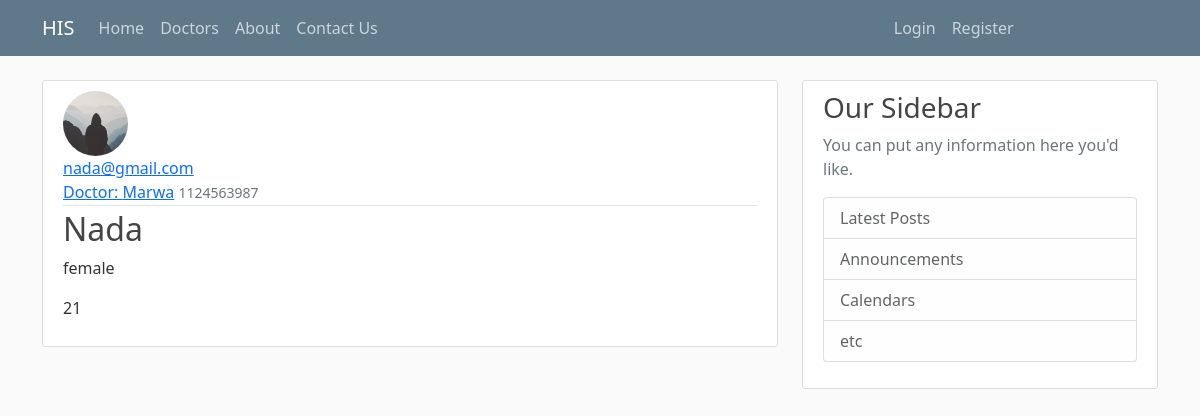
Before: /patient/2 with the older database file.
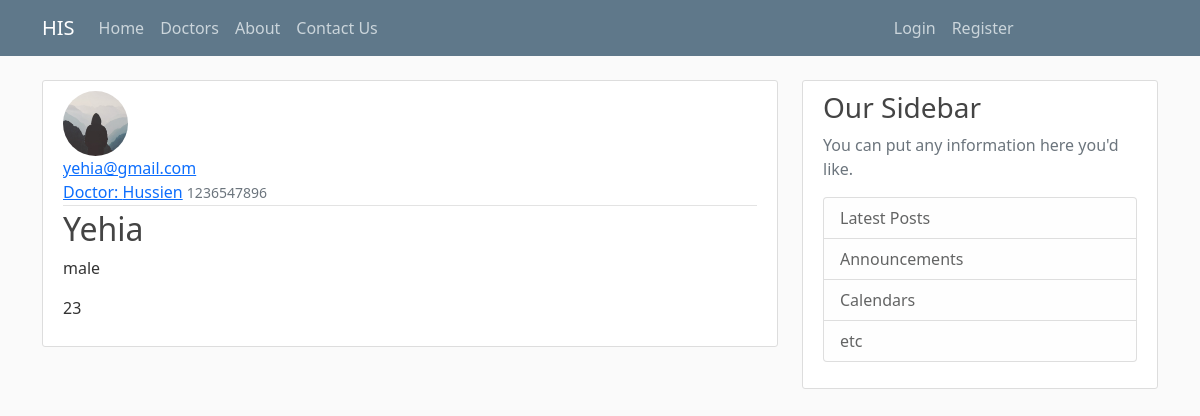
After: the same page with the newer database file.
### his/models.py (models this page shows, shortened)
class Patient(db.Model):
    id = db.Column(db.Integer, primary_key=True)
    username = db.Column(db.String(20), unique=True, nullable=False)
    email = db.Column(db.String(120), unique=True, nullable=False)
    image_file = db.Column(db.String(20), nullable=False, default='default.jpg')
    password = db.Column(db.String(60), nullable=False)
    mobile_number = db.Column(db.Integer, nullable=False)
    gender = db.Column(db.String(10), nullable=False)
    age = db.Column(db.Integer, nullable=False)
    doctor_id = db.Column(db.Integer, db.ForeignKey('doctor.id'), nullable=False)

class Doctor(db.Model, UserMixin):
    id = db.Column(db.Integer, primary_key=True)
    username = db.Column(db.String(20), unique=True, nullable=False)
    email = db.Column(db.String(120), unique=True, nullable=False)
    image_file = db.Column(db.String(20), nullable=False, default='default.jpg')
    password = db.Column(db.String(60), nullable=False)
    mobile_number = db.Column(db.Integer, nullable=False)
    gender = db.Column(db.String(6), nullable=False)
    age = db.Column(db.Integer, nullable=False)
    patients = db.relationship('Patient', backref='author', lazy=True)

### his/routes.py (the view)
@app.route("/patient/<int:patient_id>")
def patient(patient_id):
    patient = Patient.query.get_or_404(patient_id)
    return render_template('patient.html', title=patient.username, patient=patient)

### his/templates/patient.html (shortened to what this page needs)
{% extends "layout.html" %}
{% block content %}
    <article class="media content-section">
        <img class="rounded-circle article-img" src="{{ url_for('static', filename='profile_pics/' + patient.image_file) }}">
        <div class="media-body">
            <div class="article-metadata">
                <a class="mr-2">{{ patient.email }}</a></br>
                <a class="mr-2" href="{{ url_for('doctor_patients', username=patient.author.username) }}">Doctor: {{ patient.author.username }}</a>
                <small class="text-muted">{{ patient.mobile_number }}</small>
            </div>
            <h2 class="article-title">{{ patient.username }}</a></h2>
            <p class="article-content">{{ patient.gender }}</p>
            <p class="article-content">{{ patient.age }}</p>
        </div>
    </article>
{% endblock content %}

### his/templates/layout.html (shortened to what this page needs)
<!DOCTYPE html>
<html lang="en">
<head>
    <link href="https://cdn.jsdelivr.net/npm/bootstrap@5.0.0-beta1/dist/css/bootstrap.min.css" rel="stylesheet"
>
    <link rel="stylesheet" type="text/css" href="{{ url_for('static', filename='main.css') }}">
</head>
<body>
    <header class="site-header">
        <nav class="navbar navbar-expand-md navbar-dark bg-steel fixed-top">
            <div class="container">
                <a class="navbar-brand mr-4" href="/">HIS</a>
                <div class="collapse navbar-collapse" id="navbarToggle">
                    <div class="navbar-nav mr-auto">
                        <a class="nav-item nav-link" href="{{ url_for('home') }}">Home</a>
                        <a class="nav-item nav-link" href="{{ url_for('doctors') }}">Doctors</a>
                        <a class="nav-item nav-link" href="{{ url_for('about') }}">About</a>
                        <a class="nav-item nav-link" href="{{ url_for('contact_us') }}">Contact Us</a>
                    </div>
                    <div class="navbar-nav" style="padding-left: 500px;">
                        {% if current_user.is_authenticated %}
                            <a class="nav-item nav-link" href="{{ url_for('new_patient') }}">New Patient</a>
                            <a class="nav-item nav-link" href="{{ url_for('patients') }}">Patients</a>
                            <a class="nav-item nav-link" href="{{ url_for('message') }}">Feedback</a>
                            <a class="nav-item nav-link" href="{{ url_for('account') }}">Account</a>
                            <a class="nav-item nav-link" href="{{ url_for('logout') }}">Logout</a>
                        {% else %}
                            <a class="nav-item nav-link" href="{{ url_for('login') }}">Login</a>
                            <a class="nav-item nav-link" href="{{ url_for('register') }}">Register</a>
                        {% endif %}
                    </div>
                </div>
            </div>
        </nav>
    </header>
    <main role="main" class="container">
        <div class="row">
            <div class="col-md-8">
                {% block content %}{% endblock %}
            </div>
            <div class="col-md-4">
                <div class="content-section">
                    <h3>Our Sidebar</h3>
                    <p class='text-muted'>You can put any information here you'd like.
                    <ul class="list-group">
                        <li class="list-group-item list-group-item-light">Latest Posts</li>
                        <li class="list-group-item list-group-item-light">Announcements</li>
                        <li class="list-group-item list-group-item-light">Calendars</li>
                        <li class="list-group-item list-group-item-light">etc</li>
                    </ul>
                    </p>
                </div>
            </div>
        </div>
    </main>
</body>
</html>

### his/static/main.css (style rules this page uses)
body { background: #fafafa; color: #333333; margin-top: 5rem; }
h1, h2, h3, h4, h5, h6 { color: #444444; }
.bg-steel { background-color: #5f788a; }
.site-header .navbar-nav .nav-link { color: #cbd5db; }
.content-section { background: #ffffff; padding: 10px 20px; border: 1px solid #dddddd; border-radius: 3px; margin-bottom: 20px; }
.article-title { color: #444444; }
.article-content { white-space: pre-line; }
.article-img { height: 65px; width: 65px; margin-right: 16px; }
.article-metadata { padding-bottom: 1px; margin-bottom: 4px; border-bottom: 1px solid #e3e3e3 }

Changed rows visible on the page:
no longer on this page (row edited): Doctor: author.username "Marwa"
changed Patient: email "nada@gmail.com" → "yehia@gmail.com"; mobile_number "1124563987" → "1236547896"; username "Nada" → "Yehia"; gender "female" → "male"; age "21" → "23"
now on this page (row edited): Doctor: author.username "Hussien"
